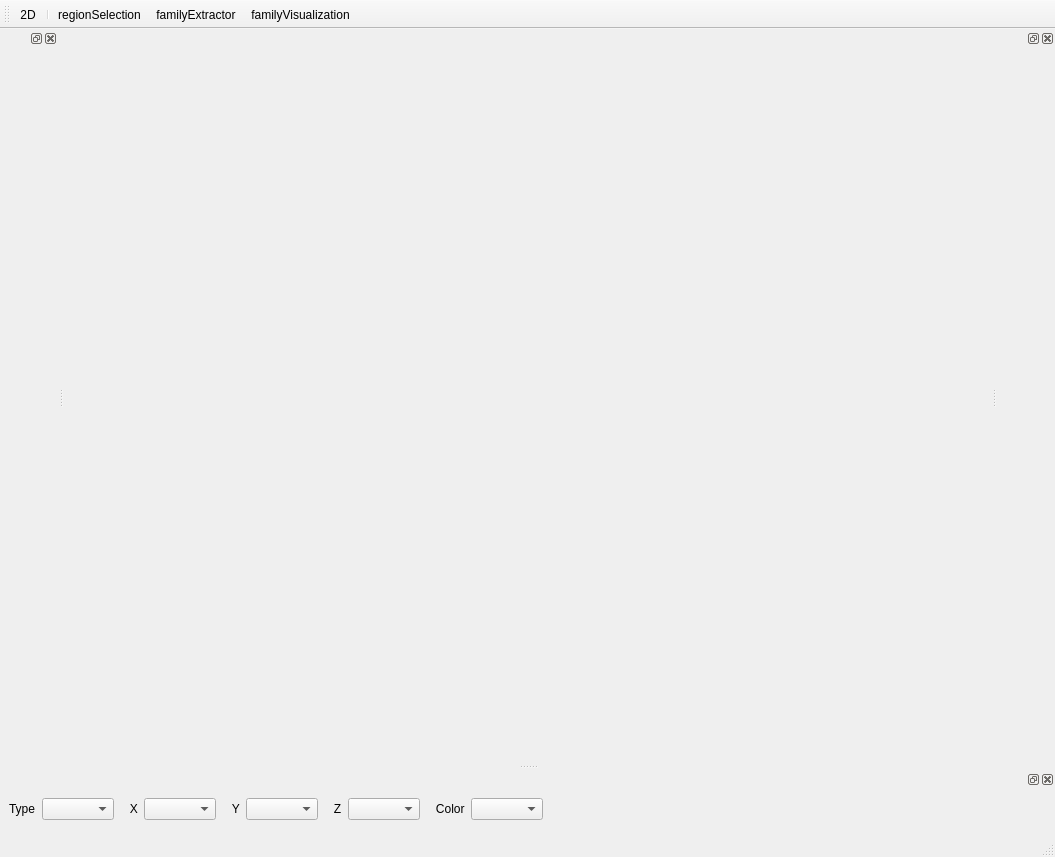
<?xml version="1.0" encoding="UTF-8"?>
<ui version="4.0">
 <class>MainWindow</class>
 <widget class="QMainWindow" name="MainWindow">
  <property name="geometry">
   <rect>
    <x>0</x>
    <y>0</y>
    <width>1055</width>
    <height>857</height>
   </rect>
  </property>
  <property name="windowTitle">
   <string>MainWindow</string>
  </property>
  <widget class="QWidget" name="centralwidget"/>
  <widget class="QMenuBar" name="menubar">
   <property name="geometry">
    <rect>
     <x>0</x>
     <y>0</y>
     <width>1055</width>
     <height>26</height>
    </rect>
   </property>
  </widget>
  <widget class="QStatusBar" name="statusbar"/>
  <widget class="QDockWidget" name="matStructureViewWidget">
   <attribute name="dockWidgetArea">
    <number>2</number>
   </attribute>
   <widget class="MaterialStructureView" name="m_materialStructureView"/>
  </widget>
  <widget class="QDockWidget" name="layersWidget">
   <attribute name="dockWidgetArea">
    <number>1</number>
   </attribute>
   <widget class="QWidget" name="layersWidgetContents"/>
  </widget>
  <widget class="QDockWidget" name="parametersWidget">
   <attribute name="dockWidgetArea">
    <number>8</number>
   </attribute>
   <widget class="QWidget" name="m_parametersWidget">
    <layout class="QGridLayout" name="gridLayout">
     <item row="0" column="2">
      <widget class="QLabel" name="m_x_label">
       <property name="text">
        <string>   X</string>
       </property>
      </widget>
     </item>
     <item row="0" column="4">
      <widget class="QLabel" name="m_y_label">
       <property name="text">
        <string>   Y</string>
       </property>
      </widget>
     </item>
     <item row="0" column="9">
      <widget class="QComboBox" name="m_col_comboBox"/>
     </item>
     <item row="0" column="7">
      <widget class="QComboBox" name="m_z_comboBox"/>
     </item>
     <item row="0" column="3">
      <widget class="QComboBox" name="m_x_comboBox"/>
     </item>
     <item row="0" column="5">
      <widget class="QComboBox" name="m_y_comboBox"/>
     </item>
     <item row="0" column="10" rowspan="2">
      <spacer name="horizontalSpacer">
       <property name="orientation">
        <enum>Qt::Horizontal</enum>
       </property>
       <property name="sizeType">
        <enum>QSizePolicy::Expanding</enum>
       </property>
       <property name="sizeHint" stdset="0">
        <size>
         <width>40</width>
         <height>20</height>
        </size>
       </property>
      </spacer>
     </item>
     <item row="0" column="8">
      <widget class="QLabel" name="m_col_label">
       <property name="text">
        <string>   Color</string>
       </property>
      </widget>
     </item>
     <item row="0" column="6">
      <widget class="QLabel" name="m_z_label">
       <property name="text">
        <string>   Z</string>
       </property>
      </widget>
     </item>
     <item row="0" column="0">
      <widget class="QLabel" name="m_type_label">
       <property name="text">
        <string>Type</string>
       </property>
      </widget>
     </item>
     <item row="0" column="1">
      <widget class="QComboBox" name="m_type_comboBox"/>
     </item>
    </layout>
   </widget>
  </widget>
  <widget class="QToolBar" name="toolBar">
   <property name="windowTitle">
    <string>toolBar</string>
   </property>
   <attribute name="toolBarArea">
    <enum>TopToolBarArea</enum>
   </attribute>
   <attribute name="toolBarBreak">
    <bool>false</bool>
   </attribute>
   <addaction name="m_action2D"/>
   <addaction name="separator"/>
   <addaction name="m_actionRegionSelection"/>
   <addaction name="m_actionFamilyExtractor"/>
   <addaction name="m_actionFamilyVisualization"/>
  </widget>
  <action name="m_action2D">
   <property name="checkable">
    <bool>true</bool>
   </property>
   <property name="text">
    <string>2D</string>
   </property>
   <property name="toolTip">
    <string>2D</string>
   </property>
  </action>
  <action name="m_actionFamilyExtractor">
   <property name="enabled">
    <bool>true</bool>
   </property>
   <property name="text">
    <string>familyExtractor</string>
   </property>
   <property name="toolTip">
    <string>extract microstructures families</string>
   </property>
  </action>
  <action name="m_actionRegionSelection">
   <property name="checkable">
    <bool>true</bool>
   </property>
   <property name="text">
    <string>regionSelection</string>
   </property>
   <property name="toolTip">
    <string>select subset of microstructures on the gamut boundary</string>
   </property>
  </action>
  <action name="m_actionFamilyVisualization">
   <property name="text">
    <string>familyVisualization</string>
   </property>
   <property name="toolTip">
    <string>visualize families of microstructures</string>
   </property>
  </action>
 </widget>
 <customwidgets>
  <customwidget>
   <class>MaterialStructureView</class>
   <extends>QWidget</extends>
   <header location="global">materialstructureview.h</header>
   <container>1</container>
  </customwidget>
 </customwidgets>
 <resources/>
 <connections/>
</ui>
